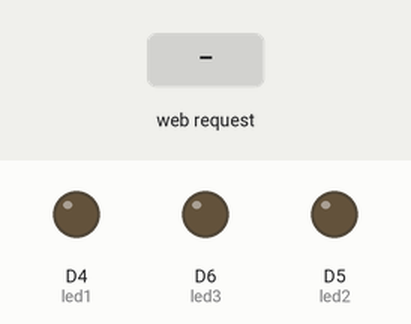
Recording of a sketch running on a simulated ESP8266 (NodeMCU). On the bench: output pins drawn as LEDs (lit = HIGH). Inputs (shaded band) come from the test bench. WiFi joins after 1.5 s; servers stay silent unless stated; what the sketch prints to the serial monitor is not drawn.

Above: at 2.7 s.
2.8 s: HTTP request GET /led1/1 received
At 3.4 s:
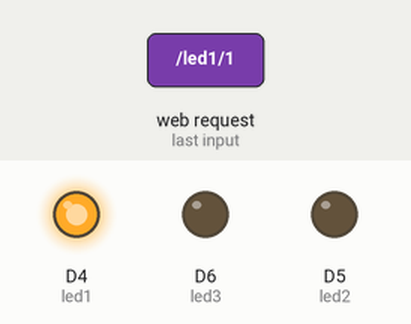
4.3 s: HTTP request GET /led2/1 received
At 4.6 s:
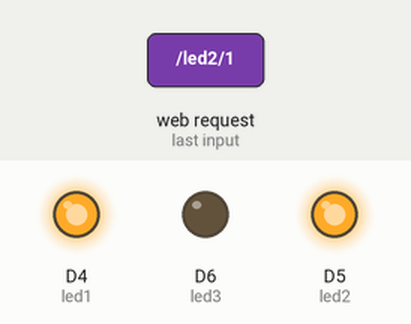
5.8 s: HTTP request GET /led1/0 received
At 6.9 s:
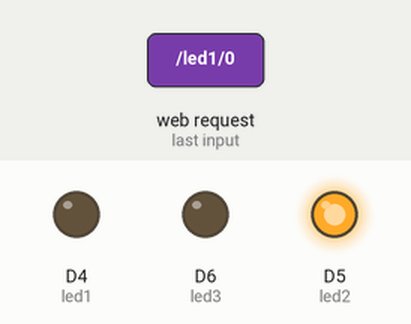
7.3 s: HTTP request GET /led3/1 received
At 8.0 s:
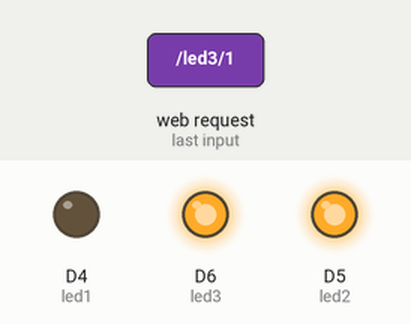
8.8 s: HTTP request GET /led2/0 received
At 9.2 s:
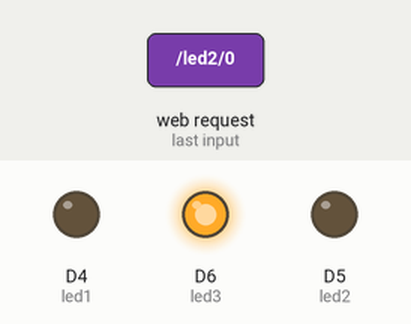
10.3 s: HTTP request GET /led3/0 received
At 11.5 s:
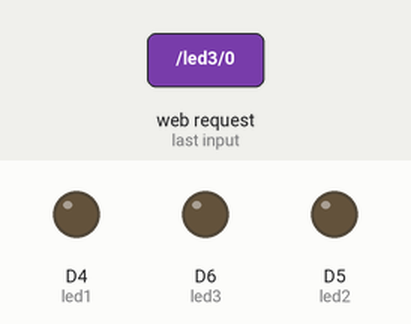
Timing chart, 0 to 12.8 s (numbered marks = the images above; inputs shaded):
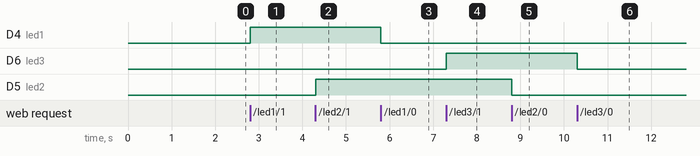

The sketch:

led.ino
```cpp
#include <ESP8266WiFi.h>
#include "web.h"

#ifndef STASSID
#define STASSID "LABKOM1B"
#define STAPSK "password"
#endif

#define led1 D4
#define led2 D5
#define led3 D6

//buat status lampu
bool statusled1 = false;
bool statusled2 = false;
bool statusled3 = false;

const char* ssid = STASSID;
const char* password = STAPSK;

WiFiServer server(80);

void setup() {
  Serial.begin(115200);

  // prepare LED
  pinMode(led1, OUTPUT);
  pinMode(led2, OUTPUT);
  pinMode(led3, OUTPUT);

  digitalWrite(led1, LOW);
  digitalWrite(led3, LOW);
  digitalWrite(led2, LOW);

  // Connect to WiFi network
  Serial.println();
  Serial.println();
  Serial.print(F("Connecting to "));
  Serial.println(ssid);

  WiFi.mode(WIFI_STA);
  WiFi.begin(ssid, password);

  while (WiFi.status() != WL_CONNECTED) {
    delay(500);
    Serial.print(F("."));
  }
  Serial.println();
  Serial.println(F("WiFi connected"));

  // Start the server
  server.begin();
  Serial.println(F("Server started"));

  // Print the IP address
  Serial.println(WiFi.localIP());
}

void loop() {
  // Check if a client has connected
  WiFiClient client = server.accept();
  if (!client) { return; }
  Serial.println(F("new client"));

  client.setTimeout(5000);  // default is 1000

  String req = client.readStringUntil('\r');
  Serial.println(F("request: "));
  Serial.println(req);

  if(req.indexOf("/led1/1") != -1){
    digitalWrite(led1, HIGH);
    statusled1 = true;
  } else if(req.indexOf("/led1/0") != -1){
    digitalWrite(led1, LOW);
    statusled1 = false;
  } else if(req.indexOf("/led2/1") != -1){
    digitalWrite(led2, HIGH);
    statusled2 = true;
  } else if(req.indexOf("/led2/0") != -1){
    digitalWrite(led2, LOW);
    statusled2 = false;
  } else if(req.indexOf("/led3/1") != -1){
    digitalWrite(led3, HIGH);
    statusled3 = true;
  } else if(req.indexOf("/led3/0") != -1){
    digitalWrite(led3, LOW);
    statusled3 = false;
  }

  while(client.available()) {
  client.read();
  }

  client.println("HTTP/1.1 200 OK");
  client.println("Content-Type: text/html");
  client.println("Connection: close");
  client.println();                 // baris kosong pemisah header & body
  client.print(FPSTR(MAIN_PAGE));   // kirim isi halaman dari PROGMEM

  client.flush();

}
```

web.h
```cpp
const char MAIN_PAGE[] PROGMEM = R"rawliteral(
<!DOCTYPE html>
<html lang="en">

<head>
    <meta charset="UTF-8">
    <meta name="viewport" content="width=device-width, initial-scale=1.0">
    <title>Document</title>
</head>

<body>
    <h2>LAMPU</h2>
    <h3>Lampu 1</h3>
    <input type="checkbox" onchange="controlLed(1, this.checked)" id="led1">
    <h3>Lampu 2</h3>
    <input type="checkbox" onchange="controlLed(2, this.checked)" id="led2">
    <h3>Lampu 3</h3>
    <input type="checkbox" onchange="controlLed(3, this.checked)" id="led3">

    <script>
        window.onload = function () {
            for (let x = 1; x <= 3; x++) {
                document.getElementById('led' + x).checked =
                    localStorage.getItem('led' + x) === 'true';
            }
        };

        function controlLed(nomor, status) {
            localStorage.setItem('led' + nomor, status);
            location.href = '/led' + nomor + '/' + (status ? '1' : '0');
        }
    </script>
</body>

</html>

)rawliteral";
```

Measured:
- after the input at 2.8 s, D4 (led1): LOW → HIGH at once
- after the input at 4.3 s, D5 (led2): LOW → HIGH at once
- after the input at 5.8 s, D4 (led1): HIGH → LOW at once
- after the input at 7.3 s, D6 (led3): LOW → HIGH at once
- after the input at 8.8 s, D5 (led2): HIGH → LOW at once
- after the input at 10.3 s, D6 (led3): HIGH → LOW at once
